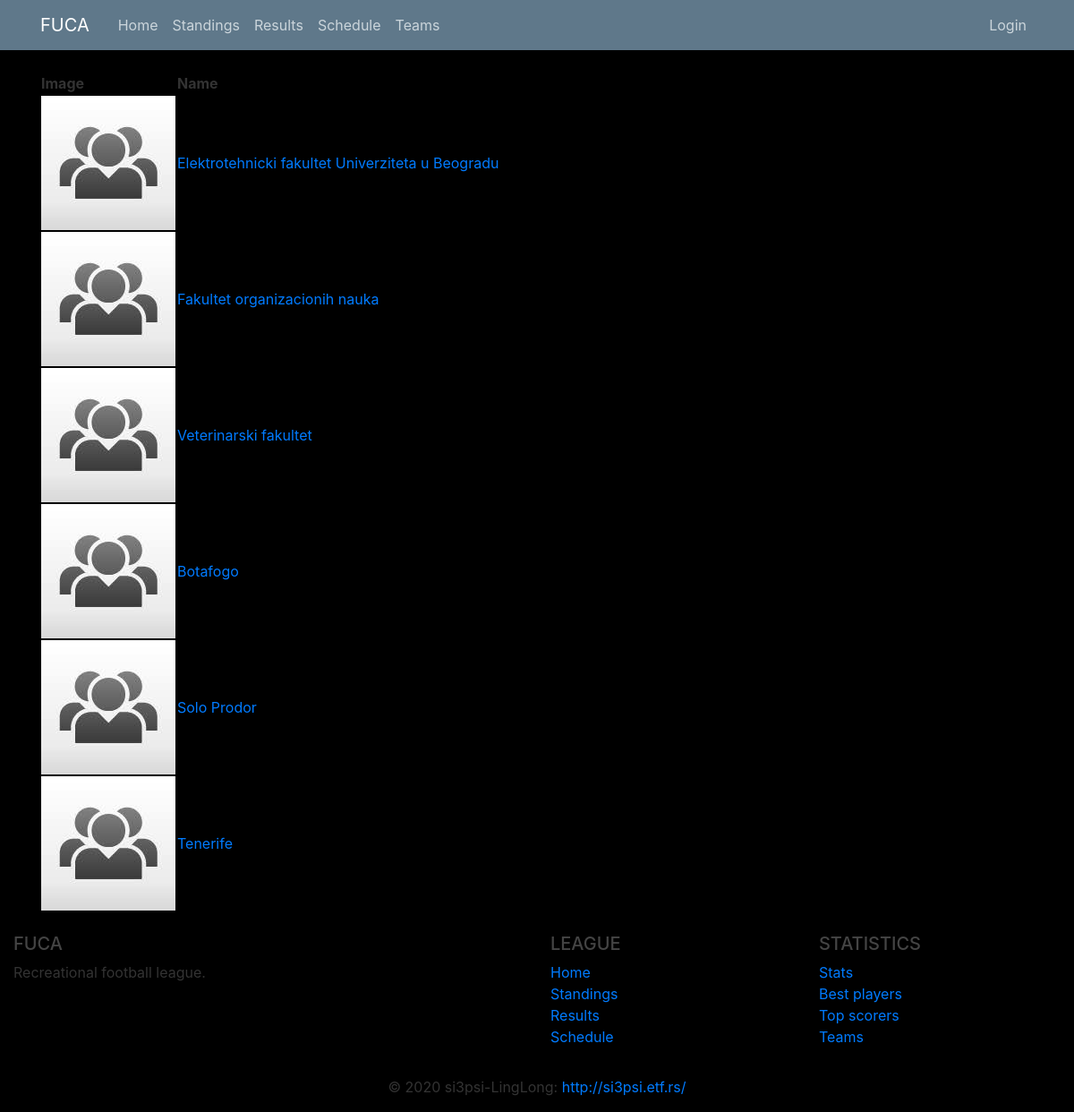
The page /teams on the database its author committed.
### fuca/models.py (models this page shows, shortened)
class Team(db.Model):
    __tablename__ = 'team'
    id          = db.Column(db.Integer,     primary_key=True)
    name        = db.Column(db.String(100), nullable=False, unique=True)
    matches     = db.Column(db.Integer,     nullable=False, default=0)
    wins        = db.Column(db.Integer,     nullable=False, default=0)
    losses      = db.Column(db.Integer,     nullable=False, default=0)
    draws       = db.Column(db.Integer,     nullable=False, default=0)
    goal_diff   = db.Column(db.Integer,     nullable=False, default=0)
    logo_image  = db.Column(db.String(20),  nullable=False, default='default.jpg')
    captain_id  = db.Column(db.Integer, db.ForeignKey('player.id'))
    host_matches    = db.relationship('Match',  backref='host_team',    lazy=True,  foreign_keys=Match.host_team_id)
    guest_matches   = db.relationship('Match',  backref='guest_team',   lazy=True,  foreign_keys=Match.guest_team_id)
    players         = db.relationship('Player', backref='team',         lazy=True,  foreign_keys=Player.team_id)
    def points(self):
        return self.wins*3 + self.draws*1
    def jinja_dict(self):
        return {'name'          : self.name,
                'logo'          : self.logo_image,
                'matches'       : self.matches,
                'wins'          : self.wins,
                'losses'        : self.losses,
                'draws'         : self.draws,
                'goal_diff'     : self.goal_diff,
                'points'        : self.points(),
                'id'            : self.id}

### fuca/routes/home_routes.py (the view)
@app.route("/teams")
def teams():
    teams_db = Team.query.all()
    teams = [team.jinja_dict() for team in teams_db]
    for team in teams:
        team['logo'] = url_for('static', filename='images/teams/{}'.format(team['logo']))
    return render_template('home/teams.html', teams=teams, title='Teams')

### fuca/templates/home/teams.html
{% extends 'home/layout.html' %}
{% block content %}
    <table>
        <thead>
            <th>Image</th>
            <th>Name</th>
        </thead>
        {% for team in teams %}
            <tr>
                <td><a href="{{ url_for('team', id=team.id)}}"><img src="{{ team.logo }}"></a></td>
                <td><a href="{{ url_for('team', id=team.id)}}">{{ team.name }}</a></td>
            </tr>
        {% endfor %}
    </table>
{% endblock content %}

### fuca/static/main.css (style rules this page uses)
body { background: #fafafa; color: #333333; margin-top: 5rem; }

### fuca/templates/home/layout.html (style rules this page uses)
.lol { background-color:black; }

### rows shown on the page
Team: name "Elektrotehnicki fakultet Univerziteta u Beogradu"
Team: name "Fakultet organizacionih nauka"
Team: name "Veterinarski fakultet"
Team: name "Botafogo"
Team: name "Solo Prodor"
Team: name "Tenerife"
